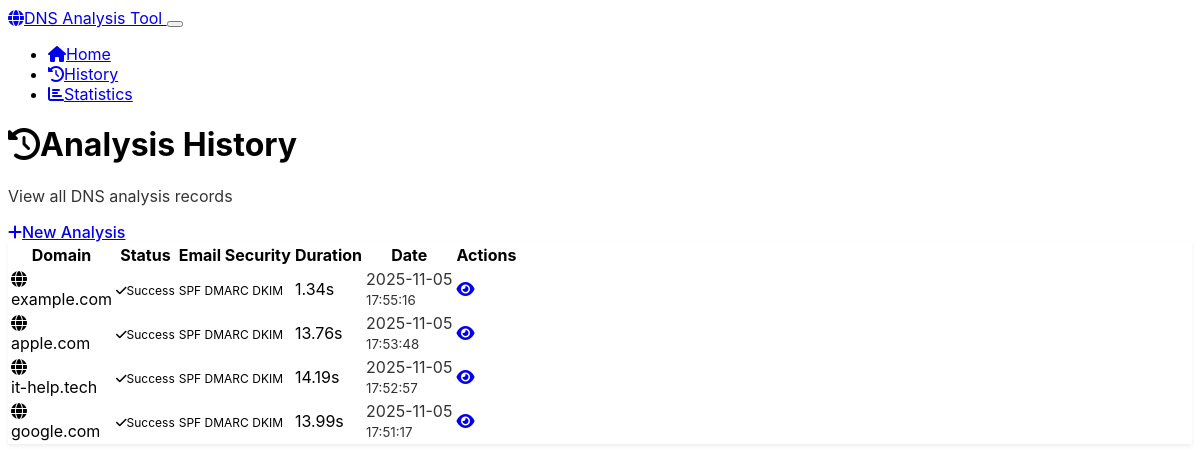
Before: /history with the older database file.
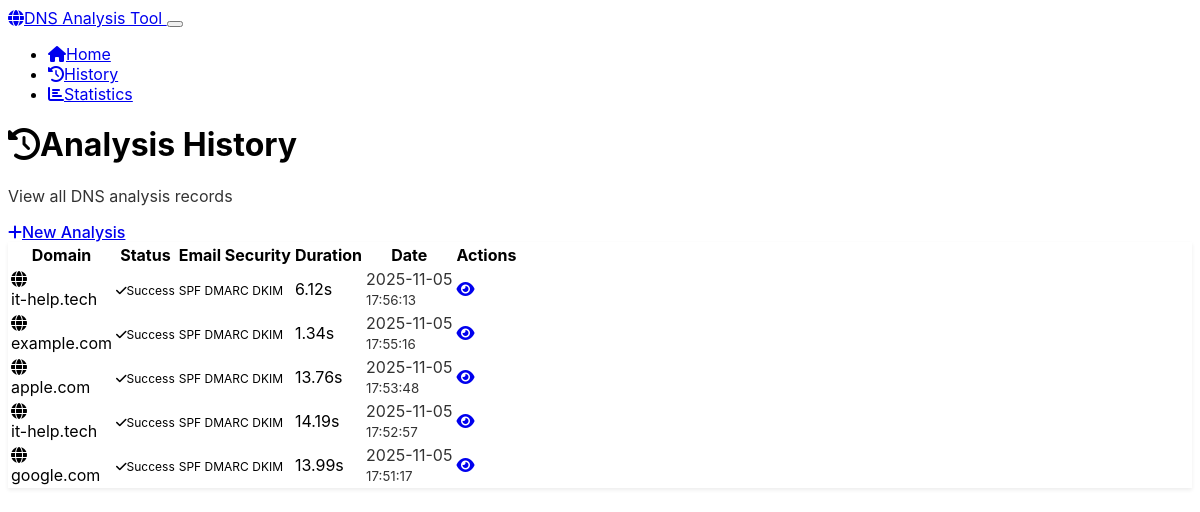
After: the same page with the newer database file.
### app.py (models this page shows, shortened)
class DomainAnalysis(db.Model):
    __tablename__ = 'domain_analyses'
    id = db.Column(db.Integer, primary_key=True)
    domain = db.Column(db.String(255), nullable=False, index=True)
    ascii_domain = db.Column(db.String(255), nullable=False)
    basic_records = db.Column(JSON)
    authoritative_records = db.Column(JSON)
    spf_status = db.Column(db.String(20))
    spf_records = db.Column(JSON)
    dmarc_status = db.Column(db.String(20))
    dmarc_policy = db.Column(db.String(20))
    dmarc_records = db.Column(JSON)
    dkim_status = db.Column(db.String(20))
    dkim_selectors = db.Column(JSON)
    registrar_name = db.Column(db.String(255))
    registrar_source = db.Column(db.String(20))
    analysis_success = db.Column(db.Boolean, default=True)
    error_message = db.Column(db.Text)
    analysis_duration = db.Column(db.Float)  # seconds
    created_at = db.Column(db.DateTime, default=datetime.utcnow, nullable=False)
    updated_at = db.Column(db.DateTime, default=datetime.utcnow, onupdate=datetime.utcnow)

### app.py (the view)
@app.route('/history')
def history():
    page = request.args.get('page', 1, type=int)
    per_page = 20
    analyses = DomainAnalysis.query.order_by(
        DomainAnalysis.created_at.desc()
    ).paginate(
        page=page, per_page=per_page, error_out=False
    )
    return render_template('history.html', analyses=analyses)

### templates/history.html (shortened to what the changed rows need)
<!DOCTYPE html>
<html lang="en" data-bs-theme="dark">
<head>
    <link href="https://cdn.replit.com/agent/bootstrap-agent-dark-theme.min.css" rel="stylesheet">
    <link href="https://cdnjs.cloudflare.com/ajax/libs/font-awesome/6.4.0/css/all.min.css" rel="stylesheet">
    <link href="{{ url_for('static', filename='css/custom.css') }}" rel="stylesheet">
</head>
<body>
    <div class="container my-4">
        <div class="d-flex justify-content-between align-items-center mb-4">
            <div>
                <h1 class="h3 mb-1">
                    <i class="fas fa-history me-2"></i>Analysis History
                </h1>
            </div>
        </div>
        {% if analyses.items %}
            <div class="card">
                <div class="card-body">
                    <div class="table-responsive">
                        <table class="table table-hover mb-0">
                            <thead>
                                <tr>
                                    <th>Domain</th>
                                    <th>Status</th>
                                    <th>Email Security</th>
                                    <th>Duration</th>
                                    <th>Date</th>
                                    <th>Actions</th>
                                </tr>
                            </thead>
                            <tbody>
                                {% for analysis in analyses.items %}
                                <tr>
                                    <td>
                                        <div class="d-flex align-items-center">
                                            <i class="fas fa-globe text-primary me-2"></i>
                                            <div>
                                                <div class="fw-medium">{{ analysis.domain }}</div>
                                            </div>
                                        </div>
                                    </td>
                                    <td>
                                        {% if analysis.analysis_success %}
                                            <span class="badge bg-success">
                                                <i class="fas fa-check me-1"></i>Success
                                            </span>
                                        {% else %}
                                            <span class="badge bg-danger">
                                                <i class="fas fa-times me-1"></i>Failed
                                            </span>
                                        {% endif %}
                                    </td>
                                    <td>
                                        <div class="d-flex gap-1">
                                            {% if analysis.spf_status %}
                                                <span class="badge bg-{{ 'success' if analysis.spf_status == 'success' else 'warning' if analysis.spf_status == 'warning' else 'danger' }}" title="SPF">
                                                    SPF
                                                </span>
                                            {% endif %}
                                            {% if analysis.dmarc_status %}
                                                <span class="badge bg-{{ 'success' if analysis.dmarc_status == 'success' else 'warning' if analysis.dmarc_status == 'warning' else 'danger' }}" title="DMARC">
                                                    DMARC
                                                </span>
                                            {% endif %}
                                            {% if analysis.dkim_status %}
                                                <span class="badge bg-{{ 'success' if analysis.dkim_status == 'success' else 'warning' }}" title="DKIM">
                                                    DKIM
                                                </span>
                                            {% endif %}
                                        </div>
                                    </td>
                                    <td>
                                        {% if analysis.analysis_duration %}
                                            {{ "%.2f"|format(analysis.analysis_duration) }}s
                                        {% else %}
                                            -
                                        {% endif %}
                                    </td>
                                    <td>
                                        <div class="text-muted">
                                            {{ analysis.created_at.strftime('%Y-%m-%d') }}<br>
                                            <small>{{ analysis.created_at.strftime('%H:%M:%S') }}</small>
                                        </div>
                                    </td>
                                    <td>
                                        <div class="btn-group" role="group">
                                            <a href="{{ url_for('view_analysis', analysis_id=analysis.id) }}"
                                               class="btn btn-sm btn-outline-primary" title="View Details">
                                                <i class="fas fa-eye"></i>
                                            </a>
                                        </div>
                                    </td>
                                </tr>
                                {% endfor %}
                            </tbody>
                        </table>
                    </div>
                </div>
            </div>
        {% endif %}
    </div>
</body>
</html>

Changed rows visible on the page:
added DomainAnalysis: domain "it-help.tech", analysis_success True (drawn), analysis_duration "6.12", created_at "2025-11-05", created_at "17:56:13"
